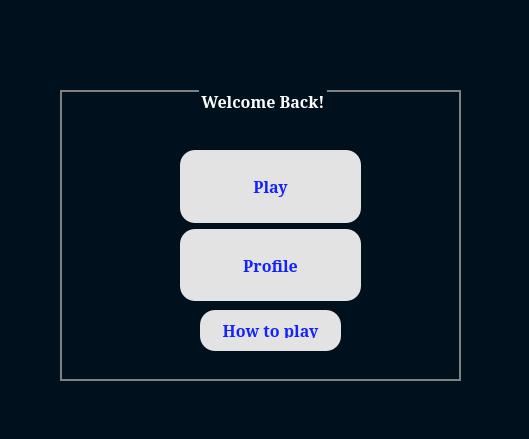
<?xml version="1.0" encoding="UTF-8"?>
<ui version="4.0">
 <class>Profile</class>
 <widget class="QDialog" name="Profile">
  <property name="geometry">
   <rect>
    <x>0</x>
    <y>0</y>
    <width>529</width>
    <height>439</height>
   </rect>
  </property>
  <property name="windowTitle">
   <string>Dialog</string>
  </property>
  <property name="styleSheet">
   <string notr="true">QWidget
{
	background-color: #00111d;
	color: #000000;
	border-color: #000000;

}</string>
  </property>
  <widget class="QGroupBox" name="groupBox">
   <property name="geometry">
    <rect>
     <x>60</x>
     <y>90</y>
     <width>401</width>
     <height>291</height>
    </rect>
   </property>
   <property name="font">
    <font>
     <family>SimSun</family>
     <pointsize>12</pointsize>
     <bold>true</bold>
    </font>
   </property>
   <property name="styleSheet">
    <string notr="true">QGroupBox 
{
	background-color: #00111d;
	border: 2px solid gray;


}


QGroupBox::title  
{
    background-color: #00111d;
    color: #ffffff;
    subcontrol-origin: margin;
    subcontrol-position: top;
}


QGroupBox::title::disabled
{
	background-color: #404040;
	color: #656565;

}</string>
   </property>
   <property name="title">
    <string>Welcome Back!</string>
   </property>
   <widget class="QWidget" name="layoutWidget">
    <property name="geometry">
     <rect>
      <x>120</x>
      <y>60</y>
      <width>181</width>
      <height>151</height>
     </rect>
    </property>
    <layout class="QVBoxLayout" name="verticalLayout">
     <item>
      <widget class="QPushButton" name="start">
       <property name="sizePolicy">
        <sizepolicy hsizetype="Preferred" vsizetype="Preferred">
         <horstretch>0</horstretch>
         <verstretch>0</verstretch>
        </sizepolicy>
       </property>
       <property name="font">
        <font>
         <family>SimSun</family>
         <pointsize>12</pointsize>
         <bold>true</bold>
        </font>
       </property>
       <property name="styleSheet">
        <string notr="true">QPushButton
{
	background-color:#e3e3e3;
	color: #1323ff;
	border-style: solid;
	border-radius:15px;
	border-color: #000000;
	font-weight : bold;
	padding: 13px;

}


QPushButton::hover
{
	background-color: #3dffaf;
	color: #000000;
	border-style: solid;
	border-color: #000000;
	font-weight : bold;
	padding: 13px;

}


QPushButton::pressed
{
	background-color: #3dc8af;
	color: #000000;
	border-style: solid;
	border-color: #000000;
	font-weight : bold;
	padding: 13px;

}</string>
       </property>
       <property name="text">
        <string>Play</string>
       </property>
      </widget>
     </item>
     <item>
      <widget class="QPushButton" name="profile">
       <property name="sizePolicy">
        <sizepolicy hsizetype="Preferred" vsizetype="Preferred">
         <horstretch>0</horstretch>
         <verstretch>0</verstretch>
        </sizepolicy>
       </property>
       <property name="font">
        <font>
         <family>SimSun</family>
         <pointsize>12</pointsize>
         <bold>true</bold>
        </font>
       </property>
       <property name="styleSheet">
        <string notr="true">QPushButton
{
	background-color:#e3e3e3;
	color: #1323ff;
	border-style: solid;
	border-radius:15px;
	border-color: #000000;
	font-weight : bold;
	padding: 13px;

}


QPushButton::hover
{
	background-color: #3dffaf;
	color: #000000;
	border-style: solid;
	border-color: #000000;
	font-weight : bold;
	padding: 13px;

}


QPushButton::pressed
{
	background-color: #3dc8af;
	color: #000000;
	border-style: solid;
	border-color: #000000;
	font-weight : bold;
	padding: 13px;

}</string>
       </property>
       <property name="text">
        <string>Profile</string>
       </property>
      </widget>
     </item>
    </layout>
   </widget>
   <widget class="QPushButton" name="how">
    <property name="geometry">
     <rect>
      <x>140</x>
      <y>220</y>
      <width>141</width>
      <height>41</height>
     </rect>
    </property>
    <property name="sizePolicy">
     <sizepolicy hsizetype="Preferred" vsizetype="Preferred">
      <horstretch>0</horstretch>
      <verstretch>0</verstretch>
     </sizepolicy>
    </property>
    <property name="font">
     <font>
      <family>SimSun</family>
      <pointsize>12</pointsize>
      <bold>true</bold>
     </font>
    </property>
    <property name="styleSheet">
     <string notr="true">QPushButton
{
	background-color:#e3e3e3;
	color: #1323ff;
	border-style: solid;
	border-radius:15px;
	border-color: #000000;
	font-weight : bold;
	padding: 13px;

}


QPushButton::hover
{
	background-color: #3dffaf;
	color: #000000;
	border-style: solid;
	border-color: #000000;
	font-weight : bold;
	padding: 13px;

}


QPushButton::pressed
{
	background-color: #3dc8af;
	color: #000000;
	border-style: solid;
	border-color: #000000;
	font-weight : bold;
	padding: 13px;

}</string>
    </property>
    <property name="text">
     <string>How to play</string>
    </property>
   </widget>
  </widget>
 </widget>
 <resources/>
 <connections/>
</ui>
